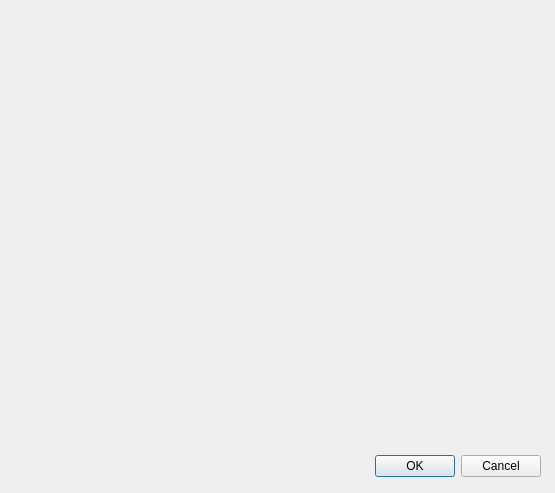
<?xml version="1.0" encoding="UTF-8"?>
<ui version="4.0">
 <class>Dialog</class>
 <widget class="QDialog" name="Dialog">
  <property name="geometry">
   <rect>
    <x>0</x>
    <y>0</y>
    <width>555</width>
    <height>493</height>
   </rect>
  </property>
  <property name="windowTitle">
   <string>Dialog</string>
  </property>
  <property name="styleSheet">
   <string notr="true">background-image: url(:/new/prefix1/resources/background4.jpg);</string>
  </property>
  <widget class="QDialogButtonBox" name="buttonBox">
   <property name="geometry">
    <rect>
     <x>200</x>
     <y>450</y>
     <width>341</width>
     <height>32</height>
    </rect>
   </property>
   <property name="orientation">
    <enum>Qt::Horizontal</enum>
   </property>
   <property name="standardButtons">
    <set>QDialogButtonBox::Cancel|QDialogButtonBox::Ok</set>
   </property>
  </widget>
  <widget class="QWidget" name="verticalLayoutWidget">
   <property name="geometry">
    <rect>
     <x>40</x>
     <y>20</y>
     <width>401</width>
     <height>411</height>
    </rect>
   </property>
   <layout class="QVBoxLayout" name="checkList_VL"/>
  </widget>
 </widget>
 <resources/>
 <connections>
  <connection>
   <sender>buttonBox</sender>
   <signal>accepted()</signal>
   <receiver>Dialog</receiver>
   <slot>accept()</slot>
   <hints>
    <hint type="sourcelabel">
     <x>248</x>
     <y>254</y>
    </hint>
    <hint type="destinationlabel">
     <x>157</x>
     <y>274</y>
    </hint>
   </hints>
  </connection>
  <connection>
   <sender>buttonBox</sender>
   <signal>rejected()</signal>
   <receiver>Dialog</receiver>
   <slot>reject()</slot>
   <hints>
    <hint type="sourcelabel">
     <x>316</x>
     <y>260</y>
    </hint>
    <hint type="destinationlabel">
     <x>286</x>
     <y>274</y>
    </hint>
   </hints>
  </connection>
 </connections>
</ui>
